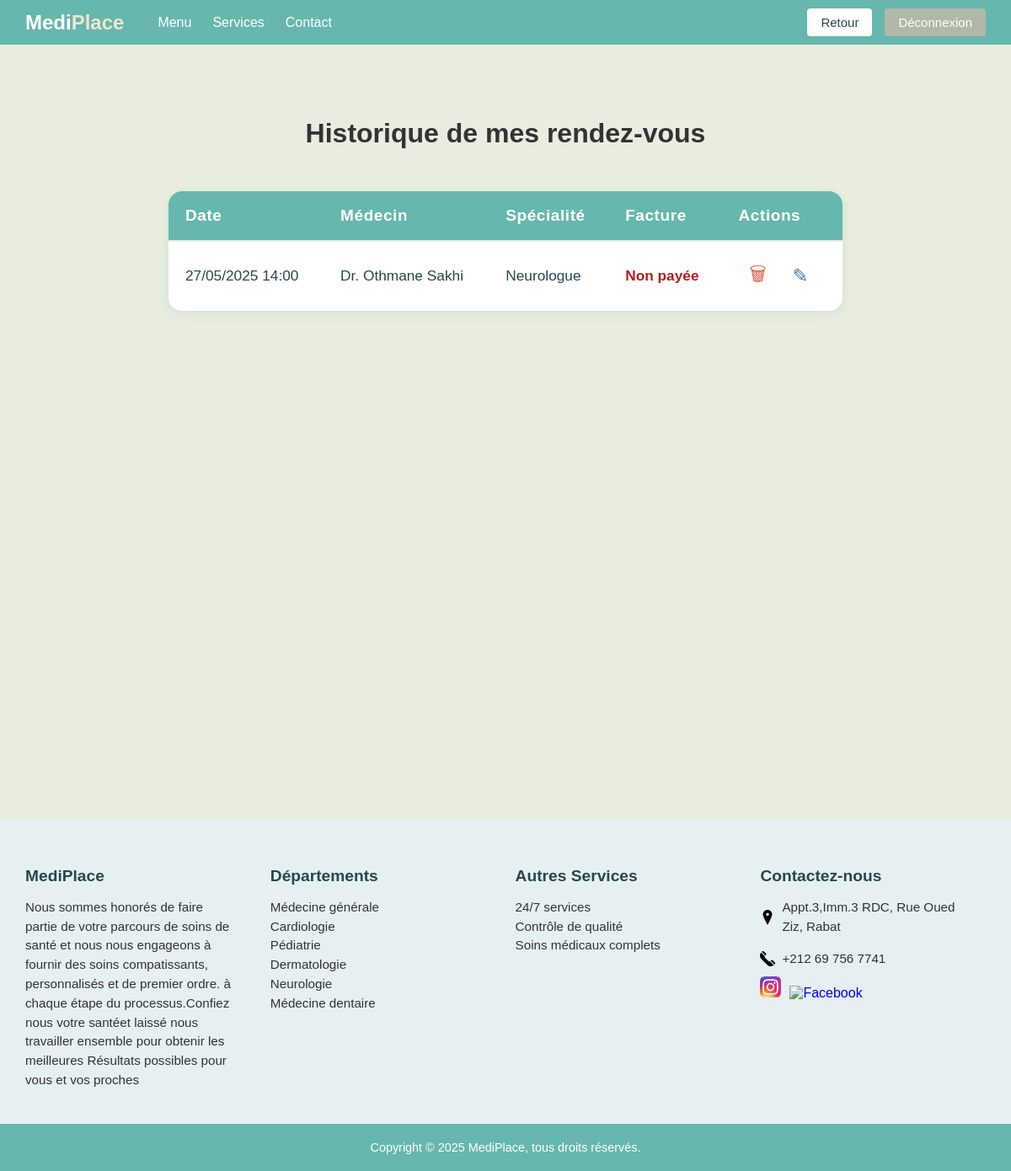
The app's page /voirhistopat/ (signed in), older data.
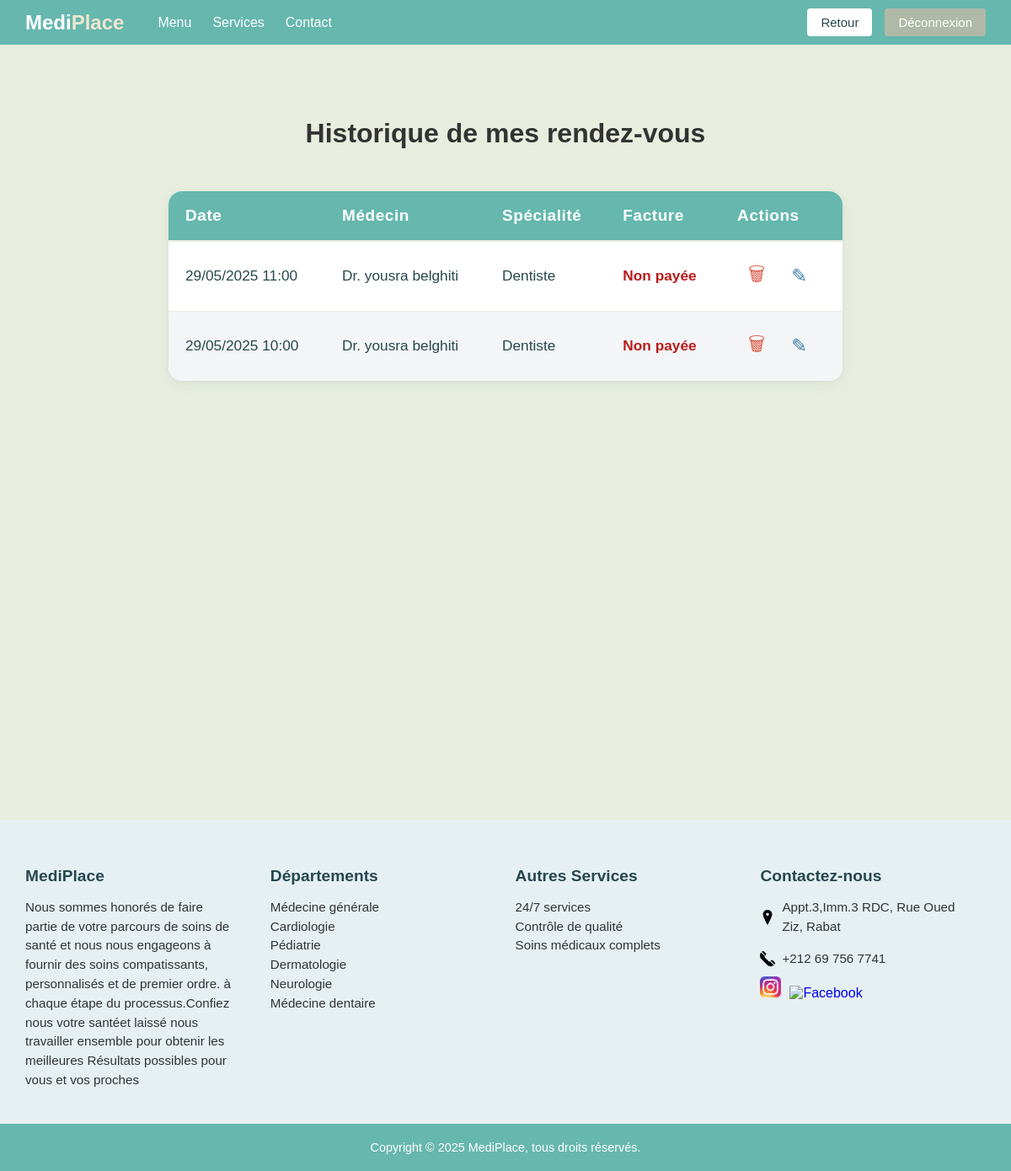
The same page, newer data.
### cabinet/models.py (models this page shows, shortened)
class RendezVous(models.Model):
    patient = models.ForeignKey(Patient, on_delete=models.CASCADE)
    medecin = models.ForeignKey(Medecin, on_delete=models.CASCADE)
    date = models.DateTimeField()
    motif = models.TextField()

class Medecin(models.Model):
    nom = models.CharField(max_length=50)
    prenom = models.CharField(max_length=50)
    email = models.EmailField(unique=True)
    mot_de_passe = models.CharField(max_length=128)
    specialite = models.CharField(max_length=50)
    numero_telephone = models.CharField(max_length=15)
    ville = models.CharField(max_length=50)

### cabinet/views.py (the view)
# urls.py: path("voirhistopat/", views.consulterhistoriquepat, name="voirhistopat"),
def consulterhistoriquepat(request):
    emailp = request.session.get('user_email')
    if not emailp:
        return redirect('login')
    try:
        patient = Patient.objects.get(email=emailp)
        rdvs = RendezVous.objects.filter(patient=patient).order_by('-date')
    except Patient.DoesNotExist:
        rdvs = []
    return render(request, 'cabinet/voirhistopat.html', {'rdvs': rdvs})

### cabinet/templates/cabinet/voirhistopat.html (shortened to what this page needs)
<!DOCTYPE html>
<html lang="fr">
<head>
    {% load static %}
    <link rel="stylesheet" href="{% static 'cabinet/css/main_pat.css' %}"/>
</head>
<body>
    {% include 'cabinet/headerbase.html' %}
    <section class="services-section">
        <h2 class="services-title">Historique de mes rendez-vous</h2>
        {% if rdvs %}
        <div class="table-responsive">
            <table class="modern-table">
                <thead>
                    <tr>
                        <th>Date</th>
                        <th>Médecin</th>
                        <th>Spécialité</th>
                        <th>Facture</th>
                        <th>Actions</th>
                    </tr>
                </thead>
                <tbody>
                    {% for rdv in rdvs %}
                    <tr>
                        <td>{{ rdv.date|date:"d/m/Y H:i" }}</td>
                        <td>Dr. {{ rdv.medecin.nom }} {{ rdv.medecin.prenom }}</td>
                        <td>{{ rdv.medecin.specialite }}</td>
                        <td>
                            {% if rdv.facture %}
                                {% if rdv.facture.statut_paiement == 'PAYEE' %}
                                    <span style="color: #2e7d32; font-weight: bold;">Payée</span>
                                {% else %}
                                    <span style="color: #b91c1c; font-weight: bold;">Non payée</span>
                                {% endif %}
                            {% else %}
                                <span style="color: #888;">-</span>
                            {% endif %}
                        </td>
                        <td>
                            <a href="{% url 'annuler_rdv' rdv.id %}" class="action-btn delete-btn" title="Annuler" onclick="return confirm('Êtes-vous sûr de vouloir annuler ce rendez-vous ?');">
                                <span>&#128465;</span>
                            </a>
                            <a href="{% url 'modifier_rdv' rdv.id %}" class="action-btn edit-btn" title="Modifier">
                                <span>&#9998;</span>
                            </a>
                        </td>
                    </tr>
                    {% endfor %}
                </tbody>
            </table>
        </div>
        {% else %}
            <div class="empty-history-msg">
                Vous n'avez pas encore de rendez-vous dans votre historique.
            </div>
        {% endif %}
    </section>
     <div style="height: 240px;background-color:#e8eddf;"></div>
{% include 'cabinet/footerbase.html' %}
</body>
</html>

Row changes from the older to the newer data that the page shows:
removed RendezVous: date "27/05/2025 14:00", medecin.nom "Othmane", medecin.prenom "Sakhi", medecin.specialite "Neurologue", shows "Non payée"
added RendezVous: date "29/05/2025 11:00", medecin.nom "yousra", medecin.prenom "belghiti", medecin.specialite "Dentiste", shows "Non payée"
added RendezVous: date "29/05/2025 10:00", medecin.nom "yousra", medecin.prenom "belghiti", medecin.specialite "Dentiste", shows "Non payée"
